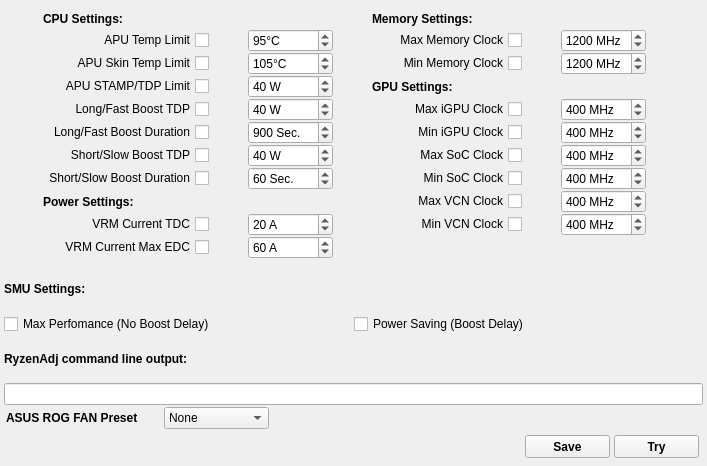
<?xml version="1.0" encoding="UTF-8"?>
<ui version="4.0">
 <class>RyzenAdjGuiAPUForm</class>
 <widget class="QWidget" name="RyzenAdjGuiAPUForm">
  <property name="geometry">
   <rect>
    <x>0</x>
    <y>0</y>
    <width>707</width>
    <height>466</height>
   </rect>
  </property>
  <property name="windowTitle">
   <string>RyzenAdjGuiAPUForm</string>
  </property>
  <property name="styleSheet">
   <string notr="true"/>
  </property>
  <layout class="QVBoxLayout" name="verticalLayout_3">
   <property name="spacing">
    <number>0</number>
   </property>
   <property name="leftMargin">
    <number>4</number>
   </property>
   <property name="topMargin">
    <number>4</number>
   </property>
   <property name="rightMargin">
    <number>4</number>
   </property>
   <property name="bottomMargin">
    <number>4</number>
   </property>
   <item>
    <layout class="QGridLayout" name="gridLayout">
     <property name="leftMargin">
      <number>10</number>
     </property>
     <property name="topMargin">
      <number>5</number>
     </property>
     <property name="rightMargin">
      <number>10</number>
     </property>
     <property name="bottomMargin">
      <number>5</number>
     </property>
     <property name="horizontalSpacing">
      <number>10</number>
     </property>
     <item row="4" column="4">
      <widget class="QLabel" name="gpuLabel">
       <property name="minimumSize">
        <size>
         <width>150</width>
         <height>0</height>
        </size>
       </property>
       <property name="font">
        <font>
         <bold>true</bold>
        </font>
       </property>
       <property name="text">
        <string>GPU Settings:</string>
       </property>
      </widget>
     </item>
     <item row="4" column="1">
      <widget class="QSpinBox" name="stampLimitSpinBox">
       <property name="sizePolicy">
        <sizepolicy hsizetype="Fixed" vsizetype="Fixed">
         <horstretch>0</horstretch>
         <verstretch>0</verstretch>
        </sizepolicy>
       </property>
       <property name="minimumSize">
        <size>
         <width>85</width>
         <height>0</height>
        </size>
       </property>
       <property name="suffix">
        <string> W</string>
       </property>
       <property name="minimum">
        <number>3</number>
       </property>
       <property name="maximum">
        <number>100</number>
       </property>
       <property name="value">
        <number>40</number>
       </property>
      </widget>
     </item>
     <item row="7" column="1">
      <widget class="QSpinBox" name="slowLimitSpinBox">
       <property name="sizePolicy">
        <sizepolicy hsizetype="Fixed" vsizetype="Fixed">
         <horstretch>0</horstretch>
         <verstretch>0</verstretch>
        </sizepolicy>
       </property>
       <property name="minimumSize">
        <size>
         <width>85</width>
         <height>0</height>
        </size>
       </property>
       <property name="suffix">
        <string> W</string>
       </property>
       <property name="minimum">
        <number>3</number>
       </property>
       <property name="maximum">
        <number>100</number>
       </property>
       <property name="value">
        <number>40</number>
       </property>
      </widget>
     </item>
     <item row="6" column="5">
      <widget class="QSpinBox" name="minGfxclkSpinBox">
       <property name="sizePolicy">
        <sizepolicy hsizetype="Fixed" vsizetype="Fixed">
         <horstretch>0</horstretch>
         <verstretch>0</verstretch>
        </sizepolicy>
       </property>
       <property name="minimumSize">
        <size>
         <width>85</width>
         <height>0</height>
        </size>
       </property>
       <property name="suffix">
        <string> MHz</string>
       </property>
       <property name="maximum">
        <number>2200</number>
       </property>
       <property name="singleStep">
        <number>16</number>
       </property>
       <property name="value">
        <number>400</number>
       </property>
      </widget>
     </item>
     <item row="8" column="5">
      <widget class="QSpinBox" name="minSocclkSpinBox">
       <property name="sizePolicy">
        <sizepolicy hsizetype="Fixed" vsizetype="Fixed">
         <horstretch>0</horstretch>
         <verstretch>0</verstretch>
        </sizepolicy>
       </property>
       <property name="minimumSize">
        <size>
         <width>85</width>
         <height>0</height>
        </size>
       </property>
       <property name="suffix">
        <string> MHz</string>
       </property>
       <property name="maximum">
        <number>2200</number>
       </property>
       <property name="singleStep">
        <number>16</number>
       </property>
       <property name="value">
        <number>400</number>
       </property>
      </widget>
     </item>
     <item row="9" column="0">
      <widget class="QLabel" name="powerLabel">
       <property name="minimumSize">
        <size>
         <width>150</width>
         <height>20</height>
        </size>
       </property>
       <property name="font">
        <font>
         <bold>true</bold>
        </font>
       </property>
       <property name="text">
        <string>Power Settings:</string>
       </property>
      </widget>
     </item>
     <item row="3" column="5">
      <widget class="QSpinBox" name="minFclkSpinBox">
       <property name="sizePolicy">
        <sizepolicy hsizetype="Fixed" vsizetype="Fixed">
         <horstretch>0</horstretch>
         <verstretch>0</verstretch>
        </sizepolicy>
       </property>
       <property name="minimumSize">
        <size>
         <width>85</width>
         <height>0</height>
        </size>
       </property>
       <property name="suffix">
        <string> MHz</string>
       </property>
       <property name="maximum">
        <number>2133</number>
       </property>
       <property name="value">
        <number>1200</number>
       </property>
      </widget>
     </item>
     <item row="5" column="1">
      <widget class="QSpinBox" name="fastLimitSpinBox">
       <property name="sizePolicy">
        <sizepolicy hsizetype="Fixed" vsizetype="Fixed">
         <horstretch>0</horstretch>
         <verstretch>0</verstretch>
        </sizepolicy>
       </property>
       <property name="minimumSize">
        <size>
         <width>85</width>
         <height>0</height>
        </size>
       </property>
       <property name="suffix">
        <string> W</string>
       </property>
       <property name="minimum">
        <number>3</number>
       </property>
       <property name="maximum">
        <number>100</number>
       </property>
       <property name="value">
        <number>40</number>
       </property>
      </widget>
     </item>
     <item row="1" column="5">
      <widget class="QSpinBox" name="maxFclkSpinBox">
       <property name="sizePolicy">
        <sizepolicy hsizetype="Fixed" vsizetype="Fixed">
         <horstretch>0</horstretch>
         <verstretch>0</verstretch>
        </sizepolicy>
       </property>
       <property name="minimumSize">
        <size>
         <width>85</width>
         <height>0</height>
        </size>
       </property>
       <property name="suffix">
        <string> MHz</string>
       </property>
       <property name="maximum">
        <number>2133</number>
       </property>
       <property name="value">
        <number>1200</number>
       </property>
      </widget>
     </item>
     <item row="8" column="1">
      <widget class="QSpinBox" name="slowTimeSpinBox">
       <property name="sizePolicy">
        <sizepolicy hsizetype="Fixed" vsizetype="Fixed">
         <horstretch>0</horstretch>
         <verstretch>0</verstretch>
        </sizepolicy>
       </property>
       <property name="minimumSize">
        <size>
         <width>85</width>
         <height>0</height>
        </size>
       </property>
       <property name="suffix">
        <string> Sec.</string>
       </property>
       <property name="minimum">
        <number>1</number>
       </property>
       <property name="maximum">
        <number>120</number>
       </property>
       <property name="value">
        <number>60</number>
       </property>
      </widget>
     </item>
     <item row="0" column="0">
      <widget class="QLabel" name="cpuLabel">
       <property name="minimumSize">
        <size>
         <width>150</width>
         <height>20</height>
        </size>
       </property>
       <property name="font">
        <font>
         <bold>true</bold>
        </font>
       </property>
       <property name="text">
        <string>CPU Settings:</string>
       </property>
      </widget>
     </item>
     <item row="10" column="1">
      <widget class="QSpinBox" name="vrmCurrentSpinBox">
       <property name="sizePolicy">
        <sizepolicy hsizetype="Fixed" vsizetype="Fixed">
         <horstretch>0</horstretch>
         <verstretch>0</verstretch>
        </sizepolicy>
       </property>
       <property name="minimumSize">
        <size>
         <width>85</width>
         <height>0</height>
        </size>
       </property>
       <property name="suffix">
        <string> A</string>
       </property>
       <property name="maximum">
        <number>200</number>
       </property>
       <property name="value">
        <number>20</number>
       </property>
      </widget>
     </item>
     <item row="5" column="5">
      <widget class="QSpinBox" name="maxGfxclkSpinBox">
       <property name="sizePolicy">
        <sizepolicy hsizetype="Fixed" vsizetype="Fixed">
         <horstretch>0</horstretch>
         <verstretch>0</verstretch>
        </sizepolicy>
       </property>
       <property name="minimumSize">
        <size>
         <width>85</width>
         <height>0</height>
        </size>
       </property>
       <property name="suffix">
        <string> MHz</string>
       </property>
       <property name="maximum">
        <number>2200</number>
       </property>
       <property name="singleStep">
        <number>16</number>
       </property>
       <property name="value">
        <number>400</number>
       </property>
      </widget>
     </item>
     <item row="10" column="5">
      <widget class="QSpinBox" name="minVcnSpinBox">
       <property name="sizePolicy">
        <sizepolicy hsizetype="Fixed" vsizetype="Fixed">
         <horstretch>0</horstretch>
         <verstretch>0</verstretch>
        </sizepolicy>
       </property>
       <property name="minimumSize">
        <size>
         <width>85</width>
         <height>0</height>
        </size>
       </property>
       <property name="suffix">
        <string> MHz</string>
       </property>
       <property name="maximum">
        <number>2200</number>
       </property>
       <property name="singleStep">
        <number>16</number>
       </property>
       <property name="value">
        <number>400</number>
       </property>
      </widget>
     </item>
     <item row="0" column="4">
      <widget class="QLabel" name="memoryLabel">
       <property name="minimumSize">
        <size>
         <width>150</width>
         <height>20</height>
        </size>
       </property>
       <property name="font">
        <font>
         <bold>true</bold>
        </font>
       </property>
       <property name="text">
        <string>Memory Settings:</string>
       </property>
      </widget>
     </item>
     <item row="3" column="1">
      <widget class="QSpinBox" name="apuSkinSpinBox">
       <property name="sizePolicy">
        <sizepolicy hsizetype="Fixed" vsizetype="Fixed">
         <horstretch>0</horstretch>
         <verstretch>0</verstretch>
        </sizepolicy>
       </property>
       <property name="minimumSize">
        <size>
         <width>85</width>
         <height>0</height>
        </size>
       </property>
       <property name="suffix">
        <string>°C</string>
       </property>
       <property name="minimum">
        <number>35</number>
       </property>
       <property name="maximum">
        <number>110</number>
       </property>
       <property name="value">
        <number>105</number>
       </property>
      </widget>
     </item>
     <item row="9" column="5">
      <widget class="QSpinBox" name="maxVcnSpinBox">
       <property name="sizePolicy">
        <sizepolicy hsizetype="Fixed" vsizetype="Fixed">
         <horstretch>0</horstretch>
         <verstretch>0</verstretch>
        </sizepolicy>
       </property>
       <property name="minimumSize">
        <size>
         <width>85</width>
         <height>0</height>
        </size>
       </property>
       <property name="suffix">
        <string> MHz</string>
       </property>
       <property name="maximum">
        <number>2200</number>
       </property>
       <property name="singleStep">
        <number>16</number>
       </property>
       <property name="value">
        <number>400</number>
       </property>
      </widget>
     </item>
     <item row="7" column="5">
      <widget class="QSpinBox" name="maxSocclkSpinBox">
       <property name="sizePolicy">
        <sizepolicy hsizetype="Fixed" vsizetype="Fixed">
         <horstretch>0</horstretch>
         <verstretch>0</verstretch>
        </sizepolicy>
       </property>
       <property name="minimumSize">
        <size>
         <width>85</width>
         <height>0</height>
        </size>
       </property>
       <property name="suffix">
        <string> MHz</string>
       </property>
       <property name="maximum">
        <number>2200</number>
       </property>
       <property name="singleStep">
        <number>16</number>
       </property>
       <property name="value">
        <number>400</number>
       </property>
      </widget>
     </item>
     <item row="11" column="1">
      <widget class="QSpinBox" name="vrmMaxSpinBox">
       <property name="sizePolicy">
        <sizepolicy hsizetype="Fixed" vsizetype="Fixed">
         <horstretch>0</horstretch>
         <verstretch>0</verstretch>
        </sizepolicy>
       </property>
       <property name="minimumSize">
        <size>
         <width>85</width>
         <height>0</height>
        </size>
       </property>
       <property name="suffix">
        <string> A</string>
       </property>
       <property name="maximum">
        <number>200</number>
       </property>
       <property name="value">
        <number>60</number>
       </property>
      </widget>
     </item>
     <item row="6" column="1">
      <widget class="QSpinBox" name="fastTimeSpinBox">
       <property name="sizePolicy">
        <sizepolicy hsizetype="Fixed" vsizetype="Fixed">
         <horstretch>0</horstretch>
         <verstretch>0</verstretch>
        </sizepolicy>
       </property>
       <property name="minimumSize">
        <size>
         <width>85</width>
         <height>0</height>
        </size>
       </property>
       <property name="suffix">
        <string> Sec.</string>
       </property>
       <property name="minimum">
        <number>1</number>
       </property>
       <property name="maximum">
        <number>3600</number>
       </property>
       <property name="value">
        <number>900</number>
       </property>
      </widget>
     </item>
     <item row="1" column="0">
      <widget class="QCheckBox" name="tempLimitCheckBox">
       <property name="sizePolicy">
        <sizepolicy hsizetype="Fixed" vsizetype="Fixed">
         <horstretch>0</horstretch>
         <verstretch>0</verstretch>
        </sizepolicy>
       </property>
       <property name="layoutDirection">
        <enum>Qt::RightToLeft</enum>
       </property>
       <property name="text">
        <string>APU Temp Limit</string>
       </property>
      </widget>
     </item>
     <item row="1" column="1">
      <widget class="QSpinBox" name="tempLimitSpinBox">
       <property name="sizePolicy">
        <sizepolicy hsizetype="Fixed" vsizetype="Fixed">
         <horstretch>0</horstretch>
         <verstretch>0</verstretch>
        </sizepolicy>
       </property>
       <property name="minimumSize">
        <size>
         <width>85</width>
         <height>0</height>
        </size>
       </property>
       <property name="styleSheet">
        <string notr="true"/>
       </property>
       <property name="suffix">
        <string>°C</string>
       </property>
       <property name="minimum">
        <number>35</number>
       </property>
       <property name="maximum">
        <number>110</number>
       </property>
       <property name="value">
        <number>95</number>
       </property>
      </widget>
     </item>
     <item row="11" column="0">
      <widget class="QCheckBox" name="vrmMaxCheckBox">
       <property name="sizePolicy">
        <sizepolicy hsizetype="Fixed" vsizetype="Fixed">
         <horstretch>0</horstretch>
         <verstretch>0</verstretch>
        </sizepolicy>
       </property>
       <property name="layoutDirection">
        <enum>Qt::RightToLeft</enum>
       </property>
       <property name="text">
        <string>VRM Current Max EDC</string>
       </property>
      </widget>
     </item>
     <item row="10" column="0">
      <widget class="QCheckBox" name="vrmCurrentCheckBox">
       <property name="sizePolicy">
        <sizepolicy hsizetype="Fixed" vsizetype="Fixed">
         <horstretch>0</horstretch>
         <verstretch>0</verstretch>
        </sizepolicy>
       </property>
       <property name="layoutDirection">
        <enum>Qt::RightToLeft</enum>
       </property>
       <property name="text">
        <string>VRM Current TDC</string>
       </property>
      </widget>
     </item>
     <item row="7" column="0">
      <widget class="QCheckBox" name="slowLimitCheckBox">
       <property name="sizePolicy">
        <sizepolicy hsizetype="Fixed" vsizetype="Fixed">
         <horstretch>0</horstretch>
         <verstretch>0</verstretch>
        </sizepolicy>
       </property>
       <property name="layoutDirection">
        <enum>Qt::RightToLeft</enum>
       </property>
       <property name="text">
        <string>Short/Slow Boost TDP</string>
       </property>
      </widget>
     </item>
     <item row="8" column="0">
      <widget class="QCheckBox" name="slowTimeCheckBox">
       <property name="sizePolicy">
        <sizepolicy hsizetype="Fixed" vsizetype="Fixed">
         <horstretch>0</horstretch>
         <verstretch>0</verstretch>
        </sizepolicy>
       </property>
       <property name="layoutDirection">
        <enum>Qt::RightToLeft</enum>
       </property>
       <property name="text">
        <string>Short/Slow Boost Duration</string>
       </property>
      </widget>
     </item>
     <item row="5" column="0">
      <widget class="QCheckBox" name="fastLimitCheckBox">
       <property name="sizePolicy">
        <sizepolicy hsizetype="Fixed" vsizetype="Fixed">
         <horstretch>0</horstretch>
         <verstretch>0</verstretch>
        </sizepolicy>
       </property>
       <property name="layoutDirection">
        <enum>Qt::RightToLeft</enum>
       </property>
       <property name="text">
        <string>Long/Fast Boost TDP</string>
       </property>
      </widget>
     </item>
     <item row="6" column="0">
      <widget class="QCheckBox" name="fastTimeCheckBox">
       <property name="sizePolicy">
        <sizepolicy hsizetype="Fixed" vsizetype="Fixed">
         <horstretch>0</horstretch>
         <verstretch>0</verstretch>
        </sizepolicy>
       </property>
       <property name="layoutDirection">
        <enum>Qt::RightToLeft</enum>
       </property>
       <property name="text">
        <string>Long/Fast Boost Duration</string>
       </property>
      </widget>
     </item>
     <item row="4" column="0">
      <widget class="QCheckBox" name="stampLimitCheckBox">
       <property name="sizePolicy">
        <sizepolicy hsizetype="Fixed" vsizetype="Fixed">
         <horstretch>0</horstretch>
         <verstretch>0</verstretch>
        </sizepolicy>
       </property>
       <property name="layoutDirection">
        <enum>Qt::RightToLeft</enum>
       </property>
       <property name="text">
        <string>APU STAMP/TDP Limit</string>
       </property>
      </widget>
     </item>
     <item row="3" column="0">
      <widget class="QCheckBox" name="apuSkinCheckBox">
       <property name="sizePolicy">
        <sizepolicy hsizetype="Fixed" vsizetype="Fixed">
         <horstretch>0</horstretch>
         <verstretch>0</verstretch>
        </sizepolicy>
       </property>
       <property name="layoutDirection">
        <enum>Qt::RightToLeft</enum>
       </property>
       <property name="text">
        <string>APU Skin Temp Limit</string>
       </property>
      </widget>
     </item>
     <item row="5" column="4">
      <widget class="QCheckBox" name="maxGfxclkCheckBox">
       <property name="sizePolicy">
        <sizepolicy hsizetype="Fixed" vsizetype="Fixed">
         <horstretch>0</horstretch>
         <verstretch>0</verstretch>
        </sizepolicy>
       </property>
       <property name="layoutDirection">
        <enum>Qt::RightToLeft</enum>
       </property>
       <property name="text">
        <string>Max iGPU Clock</string>
       </property>
      </widget>
     </item>
     <item row="6" column="4">
      <widget class="QCheckBox" name="minGfxclkCheckBox">
       <property name="sizePolicy">
        <sizepolicy hsizetype="Fixed" vsizetype="Fixed">
         <horstretch>0</horstretch>
         <verstretch>0</verstretch>
        </sizepolicy>
       </property>
       <property name="layoutDirection">
        <enum>Qt::RightToLeft</enum>
       </property>
       <property name="text">
        <string>Min iGPU Clock</string>
       </property>
      </widget>
     </item>
     <item row="7" column="4">
      <widget class="QCheckBox" name="maxSocclkCheckBox">
       <property name="sizePolicy">
        <sizepolicy hsizetype="Fixed" vsizetype="Fixed">
         <horstretch>0</horstretch>
         <verstretch>0</verstretch>
        </sizepolicy>
       </property>
       <property name="layoutDirection">
        <enum>Qt::RightToLeft</enum>
       </property>
       <property name="text">
        <string>Max SoC Clock</string>
       </property>
      </widget>
     </item>
     <item row="8" column="4">
      <widget class="QCheckBox" name="minSocclkCheckBox">
       <property name="sizePolicy">
        <sizepolicy hsizetype="Fixed" vsizetype="Fixed">
         <horstretch>0</horstretch>
         <verstretch>0</verstretch>
        </sizepolicy>
       </property>
       <property name="layoutDirection">
        <enum>Qt::RightToLeft</enum>
       </property>
       <property name="text">
        <string>Min SoC Clock</string>
       </property>
      </widget>
     </item>
     <item row="9" column="4">
      <widget class="QCheckBox" name="maxVcnCheckBox">
       <property name="sizePolicy">
        <sizepolicy hsizetype="Fixed" vsizetype="Fixed">
         <horstretch>0</horstretch>
         <verstretch>0</verstretch>
        </sizepolicy>
       </property>
       <property name="layoutDirection">
        <enum>Qt::RightToLeft</enum>
       </property>
       <property name="text">
        <string>Max VCN Clock</string>
       </property>
      </widget>
     </item>
     <item row="10" column="4">
      <widget class="QCheckBox" name="minVcnCheckBox">
       <property name="sizePolicy">
        <sizepolicy hsizetype="Fixed" vsizetype="Fixed">
         <horstretch>0</horstretch>
         <verstretch>0</verstretch>
        </sizepolicy>
       </property>
       <property name="layoutDirection">
        <enum>Qt::RightToLeft</enum>
       </property>
       <property name="text">
        <string>Min VCN Clock</string>
       </property>
      </widget>
     </item>
     <item row="1" column="4">
      <widget class="QCheckBox" name="maxFclkCheckBox">
       <property name="sizePolicy">
        <sizepolicy hsizetype="Fixed" vsizetype="Fixed">
         <horstretch>0</horstretch>
         <verstretch>0</verstretch>
        </sizepolicy>
       </property>
       <property name="layoutDirection">
        <enum>Qt::RightToLeft</enum>
       </property>
       <property name="text">
        <string>Max Memory Clock</string>
       </property>
      </widget>
     </item>
     <item row="3" column="4">
      <widget class="QCheckBox" name="minFclkCheckBox">
       <property name="sizePolicy">
        <sizepolicy hsizetype="Fixed" vsizetype="Fixed">
         <horstretch>0</horstretch>
         <verstretch>0</verstretch>
        </sizepolicy>
       </property>
       <property name="layoutDirection">
        <enum>Qt::RightToLeft</enum>
       </property>
       <property name="text">
        <string>Min Memory Clock</string>
       </property>
      </widget>
     </item>
     <item row="0" column="6">
      <spacer name="horizontalSpacer">
       <property name="orientation">
        <enum>Qt::Horizontal</enum>
       </property>
       <property name="sizeType">
        <enum>QSizePolicy::Minimum</enum>
       </property>
       <property name="sizeHint" stdset="0">
        <size>
         <width>16</width>
         <height>8</height>
        </size>
       </property>
      </spacer>
     </item>
    </layout>
   </item>
   <item>
    <widget class="QLabel" name="smuSettingsLabel">
     <property name="minimumSize">
      <size>
       <width>150</width>
       <height>20</height>
      </size>
     </property>
     <property name="font">
      <font>
       <bold>true</bold>
      </font>
     </property>
     <property name="text">
      <string>SMU Settings:</string>
     </property>
    </widget>
   </item>
   <item>
    <layout class="QHBoxLayout" name="horizontalLayout">
     <item>
      <widget class="QCheckBox" name="smuMaxPerformanceCheckBox">
       <property name="text">
        <string>Max Perfomance (No Boost Delay)</string>
       </property>
      </widget>
     </item>
     <item>
      <widget class="QCheckBox" name="smuPowerSavingCheckBox">
       <property name="text">
        <string>Power Saving (Boost Delay)</string>
       </property>
      </widget>
     </item>
    </layout>
   </item>
   <item>
    <widget class="QLabel" name="cmdOutputLabel">
     <property name="minimumSize">
      <size>
       <width>150</width>
       <height>20</height>
      </size>
     </property>
     <property name="font">
      <font>
       <bold>true</bold>
      </font>
     </property>
     <property name="text">
      <string>RyzenAdj command line output:</string>
     </property>
    </widget>
   </item>
   <item>
    <widget class="QLineEdit" name="cmdOutputLineEdit">
     <property name="readOnly">
      <bool>true</bool>
     </property>
    </widget>
   </item>
   <item>
    <layout class="QHBoxLayout" name="horizontalLayout_3">
     <property name="spacing">
      <number>8</number>
     </property>
     <property name="leftMargin">
      <number>2</number>
     </property>
     <property name="topMargin">
      <number>2</number>
     </property>
     <property name="rightMargin">
      <number>2</number>
     </property>
     <property name="bottomMargin">
      <number>2</number>
     </property>
     <item>
      <widget class="QLabel" name="label">
       <property name="minimumSize">
        <size>
         <width>150</width>
         <height>20</height>
        </size>
       </property>
       <property name="font">
        <font>
         <bold>true</bold>
        </font>
       </property>
       <property name="text">
        <string>ASUS ROG FAN Preset</string>
       </property>
      </widget>
     </item>
     <item>
      <widget class="QComboBox" name="fanComboBox">
       <property name="minimumSize">
        <size>
         <width>105</width>
         <height>0</height>
        </size>
       </property>
       <property name="styleSheet">
        <string notr="true"/>
       </property>
       <item>
        <property name="text">
         <string>None</string>
        </property>
       </item>
       <item>
        <property name="text">
         <string>Windows</string>
        </property>
       </item>
       <item>
        <property name="text">
         <string>Silent</string>
        </property>
       </item>
       <item>
        <property name="text">
         <string>Perfomance</string>
        </property>
       </item>
       <item>
        <property name="text">
         <string>Turbo</string>
        </property>
       </item>
       <item>
        <property name="text">
         <string>Manual</string>
        </property>
       </item>
      </widget>
     </item>
     <item>
      <spacer name="horizontalSpacer_3">
       <property name="orientation">
        <enum>Qt::Horizontal</enum>
       </property>
       <property name="sizeHint" stdset="0">
        <size>
         <width>40</width>
         <height>20</height>
        </size>
       </property>
      </spacer>
     </item>
    </layout>
   </item>
   <item>
    <layout class="QHBoxLayout" name="horizontalLayout_4">
     <property name="spacing">
      <number>4</number>
     </property>
     <property name="leftMargin">
      <number>4</number>
     </property>
     <property name="topMargin">
      <number>4</number>
     </property>
     <property name="rightMargin">
      <number>4</number>
     </property>
     <property name="bottomMargin">
      <number>4</number>
     </property>
     <item>
      <spacer name="horizontalSpacer_2">
       <property name="orientation">
        <enum>Qt::Horizontal</enum>
       </property>
       <property name="sizeHint" stdset="0">
        <size>
         <width>40</width>
         <height>20</height>
        </size>
       </property>
      </spacer>
     </item>
     <item>
      <widget class="QPushButton" name="saveButton">
       <property name="minimumSize">
        <size>
         <width>85</width>
         <height>23</height>
        </size>
       </property>
       <property name="font">
        <font>
         <bold>true</bold>
        </font>
       </property>
       <property name="styleSheet">
        <string notr="true"/>
       </property>
       <property name="text">
        <string>Save</string>
       </property>
       <property name="flat">
        <bool>false</bool>
       </property>
      </widget>
     </item>
     <item>
      <widget class="QPushButton" name="tryButton">
       <property name="minimumSize">
        <size>
         <width>85</width>
         <height>23</height>
        </size>
       </property>
       <property name="font">
        <font>
         <bold>true</bold>
        </font>
       </property>
       <property name="styleSheet">
        <string notr="true"/>
       </property>
       <property name="text">
        <string>Try</string>
       </property>
       <property name="flat">
        <bool>false</bool>
       </property>
      </widget>
     </item>
    </layout>
   </item>
  </layout>
 </widget>
 <resources/>
 <connections/>
</ui>
